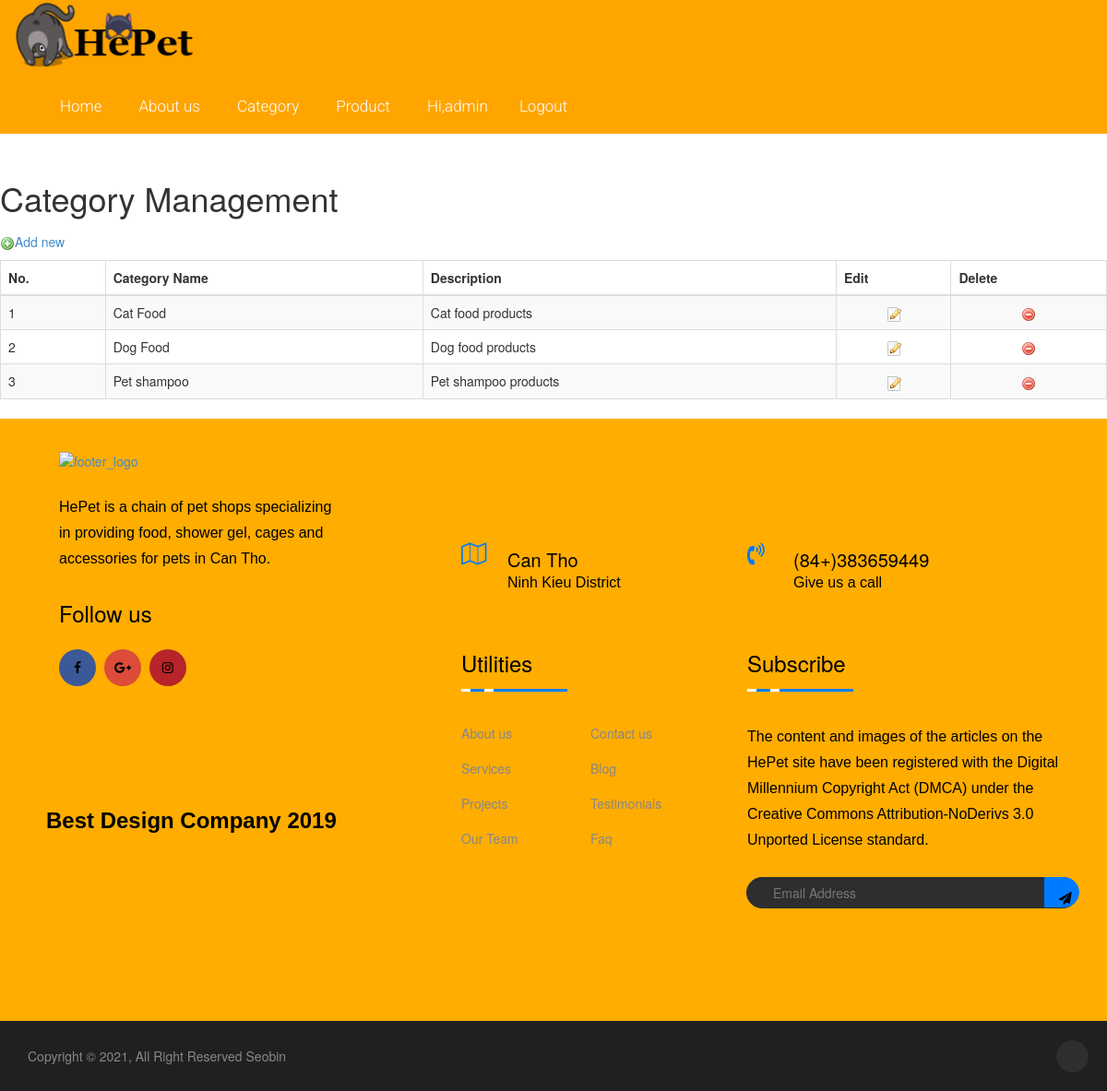
/index.php?page=category_management (signed in), run on the app's committed database.
### tables this page shows
CREATE TABLE `category` (
  `Cat_ID` varchar(10) NOT NULL,
  `Cat_Name` varchar(30) NOT NULL,
  `Cat_Des` varchar(1000) DEFAULT NULL
);

### Category_Management.php (the view, shortened to what this page needs)
   <link rel="stylesheet" type="text/css" href="style.css"/>
<link rel="stylesheet" href="css/bootstrap.min.css">
   <?php
   if (!isset($_SESSION['admin'])or $_SESSION['admin']==0)
   {
     echo "<script>alert('You are not adminstrator or still not logged yet!!')</script>";
     echo '<meta http-equiv="refresh" content="0;URL=index.php"/>';
   }
   else
   {
   ?>
        <?php
       include_once("connection.php");
       ?>
       <form name="frm" method="post" action="">
       <h1>Category Management<h1>
           <h5>
           <img src="images1/add.png" width="16" height="16" border="0" /><a href="?page=add_category">Add new</a>
           </h5>
       <table id="tablecategory" class="table table-striped table-bordered" cellspacing="0" width="100%">
           <thead>
               <tr>
                   <th><strong>No.</strong></th>
                   <th><strong>Category Name</strong></th>
                    <th><strong>Description</strong></th>
                   <th><strong>Edit</strong></th>
                   <th><strong>Delete</strong></th>
               </tr>
            </thead>
		<tbody>
           <?php
           $No=1;
           $result=mysqli_query($conn,"Select * from category");
           while($row=mysqli_fetch_array($result,MYSQLI_ASSOC))
           {
           ?>
		<tr>
             <td class="cotCheckBox"><?php echo $No;?></td>
             <td><?php echo $row["Cat_Name"];?></td>
             <td><?php echo $row["Cat_Des"];?></td>
             <td style='text-align:center'><a href="?page=update_category&&function=del&&id=<?php echo $row["Cat_ID"];?>"><img src='images1/edit.png' border='0'></a></td>
             <td style='text-align:center'><a href="?page=category_management&&function=del&&id=<?php echo $row["Cat_ID"];?>" onclick="deleteConfirm()"><img src='images1/delete.png' border='0'></a></td>
           </tr>
           <?php $No++;}?>
		</tbody>
       </table>
       <div class="row" style="background-color:#FFF">
           <div class="col-md-12">
           </div>
       </div>
</form>
<?php
   }
?>

### Style.css (style rules this page uses)
img { max-width: 100%; height: auto; }
h1, h2, h3, h4, h5, h6 { margin: 0 0 15px; }
body { font-family:Arial, Helvetica, sans-serif; }
a { color: #5a88ca }

### csseshop/main.css (style rules this page uses)
body { font-family: 'Roboto', sans-serif; background:; position: relative; font-weight:400px; }
a { -webkit-transition: 300ms; -moz-transition: 300ms; -o-transition: 300ms; transition: 300ms; }
h1, h2, h3, h4, h5, h6 { font-family: 'Roboto', sans-serif; }

### css/style.css (style rules this page uses)
body { margin:0; padding:0; background: url("../images/bg-body.gif"); background-repeat:repeat-x; }

### css/petmart.css (style rules this page uses)
body { color: black; }

### data on the page
category: Cat_Name "Cat Food", Cat_Des "Cat food products"
category: Cat_Name "Dog Food", Cat_Des "Dog food products"
category: Cat_Name "Pet shampoo", Cat_Des "Pet shampoo products"

### other printed values
$_SESSION['us'] "admin"
